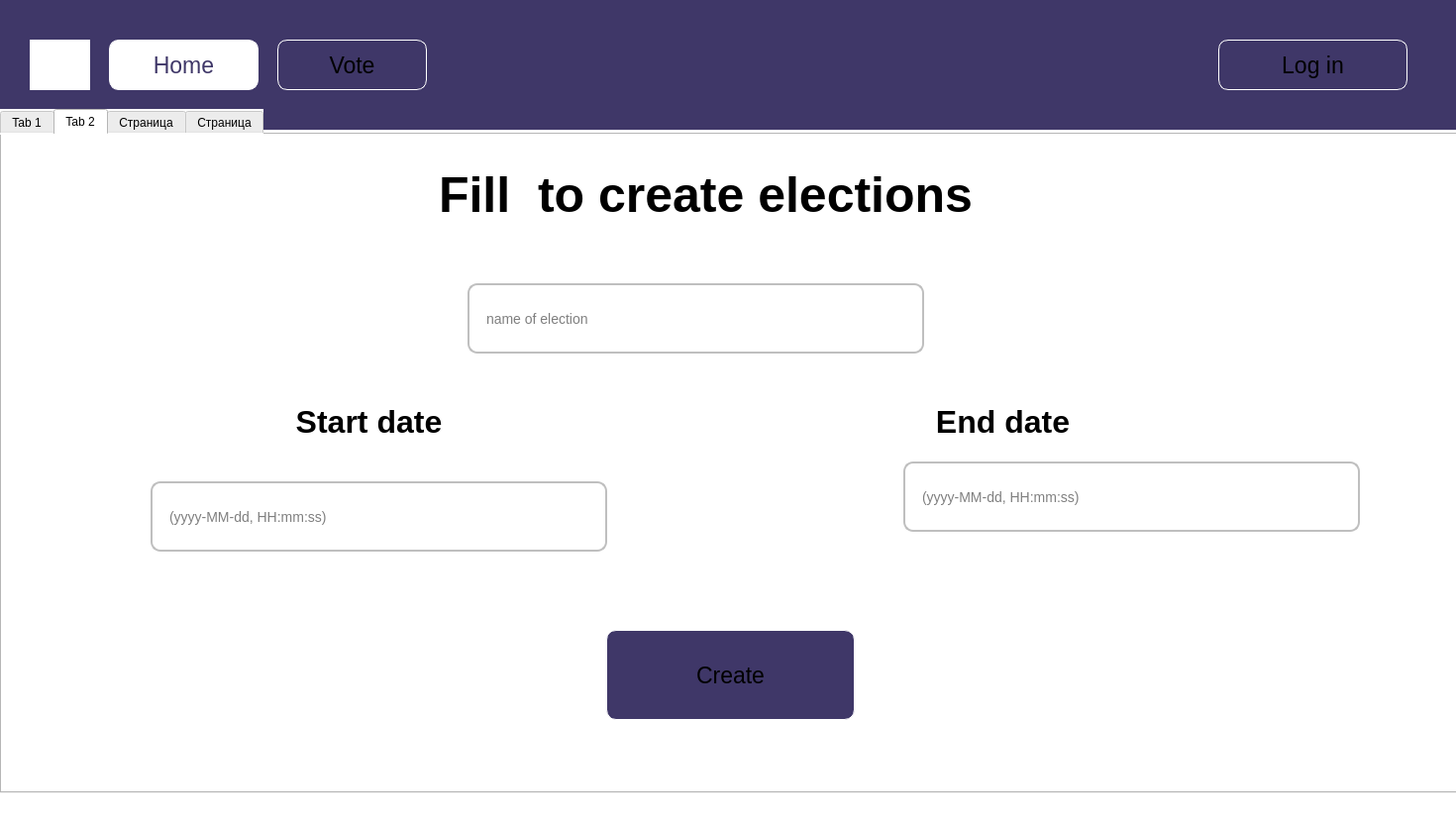
<?xml version="1.0" encoding="UTF-8"?>
<ui version="4.0">
 <class>MainWindow</class>
 <widget class="QMainWindow" name="MainWindow">
  <property name="geometry">
   <rect>
    <x>0</x>
    <y>0</y>
    <width>1470</width>
    <height>829</height>
   </rect>
  </property>
  <property name="windowTitle">
   <string>MainWindow</string>
  </property>
  <property name="styleSheet">
   <string notr="true">background-color: rgb(255, 255, 255);</string>
  </property>
  <widget class="QWidget" name="centralwidget">
   <widget class="QLabel" name="label">
    <property name="geometry">
     <rect>
      <x>-10</x>
      <y>-60</y>
      <width>1481</width>
      <height>191</height>
     </rect>
    </property>
    <property name="styleSheet">
     <string notr="true">background-color: rgb(63, 55, 104);</string>
    </property>
    <property name="text">
     <string/>
    </property>
   </widget>
   <widget class="QPushButton" name="pushButton_2">
    <property name="geometry">
     <rect>
      <x>1230</x>
      <y>40</y>
      <width>191</width>
      <height>51</height>
     </rect>
    </property>
    <property name="cursor">
     <cursorShape>PointingHandCursor</cursorShape>
    </property>
    <property name="styleSheet">
     <string notr="true">QPushButton {
    background-color: rgb(63, 55, 104);
	border-radius: 10px;
	font-size: 23px;
	border: 1px solid white;

}


</string>
    </property>
    <property name="text">
     <string>Log in</string>
    </property>
   </widget>
   <widget class="QPushButton" name="pushButton_3">
    <property name="geometry">
     <rect>
      <x>280</x>
      <y>40</y>
      <width>151</width>
      <height>51</height>
     </rect>
    </property>
    <property name="cursor">
     <cursorShape>PointingHandCursor</cursorShape>
    </property>
    <property name="styleSheet">
     <string notr="true">QPushButton {
    background-color: rgb(63, 55, 104);
	border-radius: 10px;
	font-size: 23px;
	border: 1px solid white;

}


</string>
    </property>
    <property name="text">
     <string>Vote</string>
    </property>
   </widget>
   <widget class="QPushButton" name="pushButton_4">
    <property name="geometry">
     <rect>
      <x>110</x>
      <y>40</y>
      <width>151</width>
      <height>51</height>
     </rect>
    </property>
    <property name="cursor">
     <cursorShape>PointingHandCursor</cursorShape>
    </property>
    <property name="styleSheet">
     <string notr="true">QPushButton {
    background-color: white;
    color: rgb(63, 55, 104);
    border-radius: 10px;
    font-size: 23px;
    border: 1px solid white;
}
</string>
    </property>
    <property name="text">
     <string>Home</string>
    </property>
   </widget>
   <widget class="QLabel" name="label_2">
    <property name="geometry">
     <rect>
      <x>30</x>
      <y>40</y>
      <width>61</width>
      <height>51</height>
     </rect>
    </property>
    <property name="text">
     <string/>
    </property>
    <property name="pixmap">
     <pixmap>../icons/Снимок экрана 2025-04-26 в 23.28.00.png</pixmap>
    </property>
    <property name="scaledContents">
     <bool>true</bool>
    </property>
   </widget>
   <widget class="QTabWidget" name="tabWidget">
    <property name="geometry">
     <rect>
      <x>0</x>
      <y>110</y>
      <width>1471</width>
      <height>691</height>
     </rect>
    </property>
    <property name="currentIndex">
     <number>1</number>
    </property>
    <widget class="QWidget" name="tab">
     <attribute name="title">
      <string>Tab 1</string>
     </attribute>
     <widget class="QLabel" name="label_3">
      <property name="geometry">
       <rect>
        <x>40</x>
        <y>50</y>
        <width>1311</width>
        <height>71</height>
       </rect>
      </property>
      <property name="styleSheet">
       <string notr="true">QLabel {
    font-family: &quot;Georgia&quot;; /* Или &quot;Times New Roman&quot; для похожего стиля */
    font-size: 50px;
    font-weight: bold;
    color: black;
}
</string>
      </property>
      <property name="text">
       <string>Welcome to  Votinng system!</string>
      </property>
      <property name="textFormat">
       <enum>Qt::MarkdownText</enum>
      </property>
      <property name="scaledContents">
       <bool>false</bool>
      </property>
      <property name="alignment">
       <set>Qt::AlignCenter</set>
      </property>
     </widget>
     <widget class="QLabel" name="label_4">
      <property name="geometry">
       <rect>
        <x>310</x>
        <y>160</y>
        <width>801</width>
        <height>41</height>
       </rect>
      </property>
      <property name="styleSheet">
       <string notr="true">QLabel {
    font-family: &quot;Georgia&quot;; /* Или &quot;Times New Roman&quot; для похожего стиля */
    font-size: 30px;
    font-weight: bold;
    color: black;
}
</string>
      </property>
      <property name="text">
       <string>Create your own elections with your own candidates</string>
      </property>
     </widget>
     <widget class="QPushButton" name="pushButton_5">
      <property name="geometry">
       <rect>
        <x>580</x>
        <y>410</y>
        <width>251</width>
        <height>91</height>
       </rect>
      </property>
      <property name="cursor">
       <cursorShape>PointingHandCursor</cursorShape>
      </property>
      <property name="styleSheet">
       <string notr="true">QPushButton {
    background-color: rgb(63, 55, 104);
	border-radius: 10px;
	font-size: 23px;
	border: 1px solid white;

}


</string>
      </property>
      <property name="text">
       <string>Create</string>
      </property>
     </widget>
    </widget>
    <widget class="QWidget" name="tab_2">
     <attribute name="title">
      <string>Tab 2</string>
     </attribute>
     <widget class="QLineEdit" name="lineEdit_11">
      <property name="geometry">
       <rect>
        <x>470</x>
        <y>150</y>
        <width>461</width>
        <height>71</height>
       </rect>
      </property>
      <property name="font">
       <font>
        <pointsize>-1</pointsize>
       </font>
      </property>
      <property name="cursor">
       <cursorShape>IBeamCursor</cursorShape>
      </property>
      <property name="styleSheet">
       <string notr="true">QLineEdit {
    color: rgb(0, 0, 0);
    font-size: 14px;
    border-radius: 10px;
    padding-left: 15px;
    border: 2px solid rgb(191, 191, 191); /* Границы серого цвета */
    background-color: rgb(255, 255, 255);
}
</string>
      </property>
      <property name="text">
       <string/>
      </property>
      <property name="placeholderText">
       <string>name of election</string>
      </property>
     </widget>
     <widget class="QLabel" name="label_5">
      <property name="geometry">
       <rect>
        <x>410</x>
        <y>30</y>
        <width>601</width>
        <height>61</height>
       </rect>
      </property>
      <property name="styleSheet">
       <string notr="true">QLabel {
    font-family: &quot;Georgia&quot;; /* Или &quot;Times New Roman&quot; для похожего стиля */
    font-size: 50px;
    font-weight: bold;
    color: black;
}
</string>
      </property>
      <property name="text">
       <string>Fill  to create elections</string>
      </property>
      <property name="textFormat">
       <enum>Qt::MarkdownText</enum>
      </property>
      <property name="scaledContents">
       <bool>false</bool>
      </property>
      <property name="alignment">
       <set>Qt::AlignCenter</set>
      </property>
     </widget>
     <widget class="QLabel" name="label_6">
      <property name="geometry">
       <rect>
        <x>260</x>
        <y>270</y>
        <width>221</width>
        <height>41</height>
       </rect>
      </property>
      <property name="styleSheet">
       <string notr="true">QLabel {
    font-family: &quot;Georgia&quot;; /* Или &quot;Times New Roman&quot; для похожего стиля */
    font-size: 50px;
    font-weight: bold;
    color: black;
}
</string>
      </property>
      <property name="text">
       <string>&lt;html&gt;&lt;head/&gt;&lt;body&gt;&lt;p&gt;&lt;span style=&quot; font-size:24pt;&quot;&gt;Start date&lt;/span&gt;&lt;/p&gt;&lt;/body&gt;&lt;/html&gt;</string>
      </property>
      <property name="textFormat">
       <enum>Qt::MarkdownText</enum>
      </property>
      <property name="scaledContents">
       <bool>false</bool>
      </property>
      <property name="alignment">
       <set>Qt::AlignCenter</set>
      </property>
     </widget>
     <widget class="QLabel" name="label_7">
      <property name="geometry">
       <rect>
        <x>900</x>
        <y>270</y>
        <width>221</width>
        <height>41</height>
       </rect>
      </property>
      <property name="styleSheet">
       <string notr="true">QLabel {
    font-family: &quot;Georgia&quot;; /* Или &quot;Times New Roman&quot; для похожего стиля */
    font-size: 50px;
    font-weight: bold;
    color: black;
}
</string>
      </property>
      <property name="text">
       <string>&lt;html&gt;&lt;head/&gt;&lt;body&gt;&lt;p&gt;&lt;span style=&quot; font-size:24pt;&quot;&gt;End date&lt;/span&gt;&lt;/p&gt;&lt;/body&gt;&lt;/html&gt;</string>
      </property>
      <property name="textFormat">
       <enum>Qt::MarkdownText</enum>
      </property>
      <property name="scaledContents">
       <bool>false</bool>
      </property>
      <property name="alignment">
       <set>Qt::AlignCenter</set>
      </property>
     </widget>
     <widget class="QPushButton" name="pushButton_6">
      <property name="geometry">
       <rect>
        <x>610</x>
        <y>500</y>
        <width>251</width>
        <height>91</height>
       </rect>
      </property>
      <property name="cursor">
       <cursorShape>PointingHandCursor</cursorShape>
      </property>
      <property name="styleSheet">
       <string notr="true">QPushButton {
    background-color: rgb(63, 55, 104);
	border-radius: 10px;
	font-size: 23px;
	border: 1px solid white;

}


</string>
      </property>
      <property name="text">
       <string>Create</string>
      </property>
     </widget>
     <widget class="QLineEdit" name="lineEdit_12">
      <property name="geometry">
       <rect>
        <x>150</x>
        <y>350</y>
        <width>461</width>
        <height>71</height>
       </rect>
      </property>
      <property name="font">
       <font>
        <pointsize>-1</pointsize>
       </font>
      </property>
      <property name="cursor">
       <cursorShape>IBeamCursor</cursorShape>
      </property>
      <property name="styleSheet">
       <string notr="true">QLineEdit {
    color: rgb(0, 0, 0);
    font-size: 14px;
    border-radius: 10px;
    padding-left: 15px;
    border: 2px solid rgb(191, 191, 191); /* Границы серого цвета */
    background-color: rgb(255, 255, 255);
}
</string>
      </property>
      <property name="text">
       <string/>
      </property>
      <property name="placeholderText">
       <string>(yyyy-MM-dd, HH:mm:ss)</string>
      </property>
     </widget>
     <widget class="QLineEdit" name="lineEdit_13">
      <property name="geometry">
       <rect>
        <x>910</x>
        <y>330</y>
        <width>461</width>
        <height>71</height>
       </rect>
      </property>
      <property name="font">
       <font>
        <pointsize>-1</pointsize>
       </font>
      </property>
      <property name="cursor">
       <cursorShape>IBeamCursor</cursorShape>
      </property>
      <property name="styleSheet">
       <string notr="true">QLineEdit {
    color: rgb(0, 0, 0);
    font-size: 14px;
    border-radius: 10px;
    padding-left: 15px;
    border: 2px solid rgb(191, 191, 191); /* Границы серого цвета */
    background-color: rgb(255, 255, 255);
}
</string>
      </property>
      <property name="text">
       <string/>
      </property>
      <property name="placeholderText">
       <string>(yyyy-MM-dd, HH:mm:ss)</string>
      </property>
     </widget>
    </widget>
    <widget class="QWidget" name="tab_3">
     <attribute name="title">
      <string>Страница</string>
     </attribute>
     <widget class="QTableWidget" name="tableWidget">
      <property name="geometry">
       <rect>
        <x>310</x>
        <y>80</y>
        <width>851</width>
        <height>451</height>
       </rect>
      </property>
      <property name="styleSheet">
       <string notr="true">border: 2px solid rgb(0, 0, 0); </string>
      </property>
     </widget>
     <widget class="QLabel" name="label_8">
      <property name="geometry">
       <rect>
        <x>430</x>
        <y>10</y>
        <width>601</width>
        <height>61</height>
       </rect>
      </property>
      <property name="styleSheet">
       <string notr="true">QLabel {
    font-family: &quot;Georgia&quot;; /* Или &quot;Times New Roman&quot; для похожего стиля */
    font-size: 50px;
    font-weight: bold;
    color: black;
}
</string>
      </property>
      <property name="text">
       <string>Welcome to elections!</string>
      </property>
      <property name="textFormat">
       <enum>Qt::MarkdownText</enum>
      </property>
      <property name="scaledContents">
       <bool>false</bool>
      </property>
      <property name="alignment">
       <set>Qt::AlignCenter</set>
      </property>
     </widget>
     <widget class="QLineEdit" name="lineEdit_14">
      <property name="geometry">
       <rect>
        <x>510</x>
        <y>570</y>
        <width>461</width>
        <height>61</height>
       </rect>
      </property>
      <property name="font">
       <font>
        <pointsize>-1</pointsize>
       </font>
      </property>
      <property name="cursor">
       <cursorShape>IBeamCursor</cursorShape>
      </property>
      <property name="styleSheet">
       <string notr="true">QLineEdit {
    color: rgb(0, 0, 0);
    font-size: 14px;
    border-radius: 10px;
    padding-left: 15px;
    border: 2px solid rgb(0, 0, 0); /* Границы серого цвета */
    background-color: rgb(255, 255, 255);
}
</string>
      </property>
      <property name="text">
       <string/>
      </property>
      <property name="placeholderText">
       <string>Write the name of the election you want to participate </string>
      </property>
     </widget>
     <widget class="QPushButton" name="pushButton_7">
      <property name="geometry">
       <rect>
        <x>1000</x>
        <y>570</y>
        <width>161</width>
        <height>61</height>
       </rect>
      </property>
      <property name="cursor">
       <cursorShape>PointingHandCursor</cursorShape>
      </property>
      <property name="styleSheet">
       <string notr="true">QPushButton {
    background-color: rgb(63, 55, 104);
	border-radius: 10px;
	font-size: 23px;
	border: 1px solid white;

}


</string>
      </property>
      <property name="text">
       <string>Participate</string>
      </property>
     </widget>
    </widget>
    <widget class="QWidget" name="tab_4">
     <attribute name="title">
      <string>Страница</string>
     </attribute>
     <widget class="QLabel" name="label_9">
      <property name="geometry">
       <rect>
        <x>60</x>
        <y>40</y>
        <width>1401</width>
        <height>71</height>
       </rect>
      </property>
      <property name="styleSheet">
       <string notr="true">QLabel {
    font-family: &quot;Georgia&quot;; /* Или &quot;Times New Roman&quot; для похожего стиля */
    font-size: 50px;
    font-weight: bold;
    color: black;
}
</string>
      </property>
      <property name="text">
       <string>&lt;html&gt;&lt;head/&gt;&lt;body&gt;&lt;p&gt;&lt;span style=&quot; font-size:36pt;&quot;&gt;Please, add at least 2 candidates (name , party, profile)&lt;/span&gt;&lt;/p&gt;&lt;/body&gt;&lt;/html&gt;</string>
      </property>
      <property name="textFormat">
       <enum>Qt::MarkdownText</enum>
      </property>
      <property name="scaledContents">
       <bool>false</bool>
      </property>
      <property name="alignment">
       <set>Qt::AlignCenter</set>
      </property>
     </widget>
     <widget class="QLineEdit" name="lineEdit_15">
      <property name="geometry">
       <rect>
        <x>70</x>
        <y>180</y>
        <width>411</width>
        <height>51</height>
       </rect>
      </property>
      <property name="font">
       <font>
        <pointsize>-1</pointsize>
       </font>
      </property>
      <property name="cursor">
       <cursorShape>IBeamCursor</cursorShape>
      </property>
      <property name="styleSheet">
       <string notr="true">QLineEdit {
    color: rgb(0, 0, 0);
    font-size: 14px;
    border-radius: 10px;
    padding-left: 15px;
    border: 2px solid rgb(191, 191, 191); /* Границы серого цвета */
    background-color: rgb(255, 255, 255);
}
</string>
      </property>
      <property name="text">
       <string/>
      </property>
      <property name="placeholderText">
       <string>name of candidates</string>
      </property>
     </widget>
     <widget class="QLineEdit" name="lineEdit_16">
      <property name="geometry">
       <rect>
        <x>70</x>
        <y>280</y>
        <width>411</width>
        <height>51</height>
       </rect>
      </property>
      <property name="font">
       <font>
        <pointsize>-1</pointsize>
       </font>
      </property>
      <property name="cursor">
       <cursorShape>IBeamCursor</cursorShape>
      </property>
      <property name="styleSheet">
       <string notr="true">QLineEdit {
    color: rgb(0, 0, 0);
    font-size: 14px;
    border-radius: 10px;
    padding-left: 15px;
    border: 2px solid rgb(191, 191, 191); /* Границы серого цвета */
    background-color: rgb(255, 255, 255);
}
</string>
      </property>
      <property name="text">
       <string/>
      </property>
      <property name="placeholderText">
       <string>party</string>
      </property>
     </widget>
     <widget class="QLineEdit" name="lineEdit_18">
      <property name="geometry">
       <rect>
        <x>70</x>
        <y>380</y>
        <width>411</width>
        <height>51</height>
       </rect>
      </property>
      <property name="font">
       <font>
        <pointsize>-1</pointsize>
       </font>
      </property>
      <property name="cursor">
       <cursorShape>IBeamCursor</cursorShape>
      </property>
      <property name="styleSheet">
       <string notr="true">QLineEdit {
    color: rgb(0, 0, 0);
    font-size: 14px;
    border-radius: 10px;
    padding-left: 15px;
    border: 2px solid rgb(191, 191, 191); /* Границы серого цвета */
    background-color: rgb(255, 255, 255);
}
</string>
      </property>
      <property name="text">
       <string/>
      </property>
      <property name="placeholderText">
       <string>profile</string>
      </property>
     </widget>
     <widget class="QPushButton" name="pushButton_8">
      <property name="geometry">
       <rect>
        <x>610</x>
        <y>380</y>
        <width>161</width>
        <height>51</height>
       </rect>
      </property>
      <property name="cursor">
       <cursorShape>PointingHandCursor</cursorShape>
      </property>
      <property name="styleSheet">
       <string notr="true">QPushButton {
    background-color: rgb(63, 55, 104);
	border-radius: 10px;
	font-size: 23px;
	border: 1px solid white;

}


</string>
      </property>
      <property name="text">
       <string>Add</string>
      </property>
     </widget>
     <widget class="QPushButton" name="pushButton_9">
      <property name="geometry">
       <rect>
        <x>600</x>
        <y>530</y>
        <width>201</width>
        <height>71</height>
       </rect>
      </property>
      <property name="cursor">
       <cursorShape>PointingHandCursor</cursorShape>
      </property>
      <property name="styleSheet">
       <string notr="true">QPushButton {
    background-color: rgb(63, 55, 104);
	border-radius: 10px;
	font-size: 23px;
	border: 1px solid white;

}


</string>
      </property>
      <property name="text">
       <string>Finish </string>
      </property>
     </widget>
    </widget>
   </widget>
  </widget>
  <widget class="QMenuBar" name="menubar">
   <property name="geometry">
    <rect>
     <x>0</x>
     <y>0</y>
     <width>1470</width>
     <height>21</height>
    </rect>
   </property>
  </widget>
  <widget class="QStatusBar" name="statusbar"/>
 </widget>
 <resources/>
 <connections/>
</ui>
